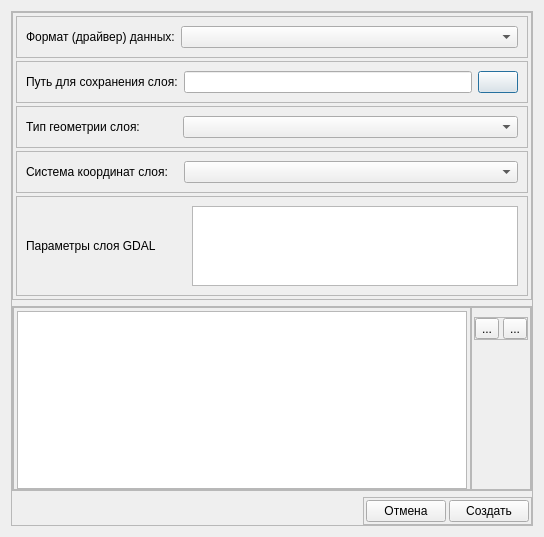
<?xml version="1.0" encoding="UTF-8"?>
<ui version="4.0">
 <class>VectorLayerCreationForm</class>
 <widget class="QDialog" name="VectorLayerCreationForm">
  <property name="geometry">
   <rect>
    <x>0</x>
    <y>0</y>
    <width>544</width>
    <height>537</height>
   </rect>
  </property>
  <property name="windowTitle">
   <string>Dialog</string>
  </property>
  <property name="styleSheet">
   <string notr="true">QFrame { margin: 0 px; padding: 0 px; }</string>
  </property>
  <layout class="QVBoxLayout" name="verticalLayout">
   <item>
    <widget class="QFrame" name="frame">
     <property name="frameShape">
      <enum>QFrame::StyledPanel</enum>
     </property>
     <property name="frameShadow">
      <enum>QFrame::Raised</enum>
     </property>
     <layout class="QVBoxLayout" name="verticalLayout_2">
      <property name="leftMargin">
       <number>0</number>
      </property>
      <property name="topMargin">
       <number>0</number>
      </property>
      <property name="rightMargin">
       <number>0</number>
      </property>
      <property name="bottomMargin">
       <number>0</number>
      </property>
      <item>
       <widget class="QFrame" name="frame_2">
        <property name="frameShape">
         <enum>QFrame::StyledPanel</enum>
        </property>
        <property name="frameShadow">
         <enum>QFrame::Raised</enum>
        </property>
        <layout class="QVBoxLayout" name="verticalLayout_3">
         <property name="spacing">
          <number>3</number>
         </property>
         <property name="leftMargin">
          <number>3</number>
         </property>
         <property name="topMargin">
          <number>3</number>
         </property>
         <property name="rightMargin">
          <number>3</number>
         </property>
         <property name="bottomMargin">
          <number>3</number>
         </property>
         <item>
          <widget class="QFrame" name="frame_7">
           <property name="styleSheet">
            <string notr="true">/* QFrame без QLabel */
QFrame:hover {
    border: 1px solid #4f4f4f;
    background-color: #2a2a2a;
}

/* Возвращаем QLabel как было */
QLabel:hover {
    border: none;
	}</string>
           </property>
           <property name="frameShape">
            <enum>QFrame::StyledPanel</enum>
           </property>
           <property name="frameShadow">
            <enum>QFrame::Raised</enum>
           </property>
           <layout class="QHBoxLayout" name="horizontalLayout_3">
            <item>
             <widget class="QLabel" name="label_4">
              <property name="text">
               <string>Формат (драйвер) данных:</string>
              </property>
             </widget>
            </item>
            <item>
             <widget class="QComboBox" name="comboBoxLayerFormat">
              <property name="sizePolicy">
               <sizepolicy hsizetype="Expanding" vsizetype="Fixed">
                <horstretch>0</horstretch>
                <verstretch>0</verstretch>
               </sizepolicy>
              </property>
             </widget>
            </item>
           </layout>
          </widget>
         </item>
         <item>
          <widget class="QFrame" name="frame_5">
           <property name="sizePolicy">
            <sizepolicy hsizetype="Expanding" vsizetype="Preferred">
             <horstretch>0</horstretch>
             <verstretch>0</verstretch>
            </sizepolicy>
           </property>
           <property name="styleSheet">
            <string notr="true">/* QFrame без QLabel */
QFrame:hover {
    border: 1px solid #4f4f4f;
    background-color: #2a2a2a;
}

/* Возвращаем QLabel как было */
QLabel:hover {
    border: none;
	}</string>
           </property>
           <property name="frameShape">
            <enum>QFrame::StyledPanel</enum>
           </property>
           <property name="frameShadow">
            <enum>QFrame::Raised</enum>
           </property>
           <layout class="QHBoxLayout" name="horizontalLayout_2">
            <item>
             <widget class="QLabel" name="label_3">
              <property name="text">
               <string>Путь для сохранения слоя:</string>
              </property>
             </widget>
            </item>
            <item>
             <widget class="QLineEdit" name="lineEditFileName"/>
            </item>
            <item alignment="Qt::AlignRight">
             <widget class="FileDialogButton" name="buttonSaveLayer">
              <property name="sizePolicy">
               <sizepolicy hsizetype="Fixed" vsizetype="Expanding">
                <horstretch>0</horstretch>
                <verstretch>0</verstretch>
               </sizepolicy>
              </property>
              <property name="maximumSize">
               <size>
                <width>60</width>
                <height>60</height>
               </size>
              </property>
              <property name="text">
               <string/>
              </property>
             </widget>
            </item>
           </layout>
          </widget>
         </item>
         <item>
          <widget class="QFrame" name="frameGeometry">
           <property name="styleSheet">
            <string notr="true">/* QFrame без QLabel */
QFrame:hover {
    border: 1px solid #4f4f4f;
    background-color: #2a2a2a;
}

/* Возвращаем QLabel как было */
QLabel:hover {
    border: none;
	}</string>
           </property>
           <property name="frameShape">
            <enum>QFrame::StyledPanel</enum>
           </property>
           <property name="frameShadow">
            <enum>QFrame::Raised</enum>
           </property>
           <layout class="QHBoxLayout" name="horizontalLayout_10">
            <item>
             <widget class="QLabel" name="label_5">
              <property name="text">
               <string>Тип геометрии слоя:</string>
              </property>
             </widget>
            </item>
            <item>
             <spacer name="horizontalSpacer_3">
              <property name="orientation">
               <enum>Qt::Horizontal</enum>
              </property>
              <property name="sizeType">
               <enum>QSizePolicy::Fixed</enum>
              </property>
              <property name="sizeHint" stdset="0">
               <size>
                <width>37</width>
                <height>20</height>
               </size>
              </property>
             </spacer>
            </item>
            <item>
             <widget class="GeometryTypeComboBox" name="comboBoxGeometry">
              <property name="sizePolicy">
               <sizepolicy hsizetype="Expanding" vsizetype="Fixed">
                <horstretch>0</horstretch>
                <verstretch>0</verstretch>
               </sizepolicy>
              </property>
             </widget>
            </item>
           </layout>
          </widget>
         </item>
         <item>
          <widget class="QFrame" name="frame_4">
           <property name="styleSheet">
            <string notr="true">/* QFrame без QLabel */
QFrame:hover {
    border: 1px solid #4f4f4f;
    background-color: #2a2a2a;
}

/* Возвращаем QLabel как было */
QLabel:hover {
    border: none;
	}</string>
           </property>
           <property name="frameShape">
            <enum>QFrame::StyledPanel</enum>
           </property>
           <property name="frameShadow">
            <enum>QFrame::Raised</enum>
           </property>
           <layout class="QHBoxLayout" name="horizontalLayout">
            <item>
             <widget class="QLabel" name="label">
              <property name="text">
               <string>Система координат слоя:</string>
              </property>
             </widget>
            </item>
            <item>
             <spacer name="horizontalSpacer_2">
              <property name="orientation">
               <enum>Qt::Horizontal</enum>
              </property>
              <property name="sizeType">
               <enum>QSizePolicy::Fixed</enum>
              </property>
              <property name="sizeHint" stdset="0">
               <size>
                <width>10</width>
                <height>20</height>
               </size>
              </property>
             </spacer>
            </item>
            <item>
             <widget class="CRSComboBox" name="comboBoxCRS">
              <property name="sizePolicy">
               <sizepolicy hsizetype="Expanding" vsizetype="Fixed">
                <horstretch>0</horstretch>
                <verstretch>0</verstretch>
               </sizepolicy>
              </property>
             </widget>
            </item>
           </layout>
          </widget>
         </item>
         <item alignment="Qt::AlignTop">
          <widget class="QFrame" name="frame_6">
           <property name="sizePolicy">
            <sizepolicy hsizetype="Preferred" vsizetype="Preferred">
             <horstretch>0</horstretch>
             <verstretch>0</verstretch>
            </sizepolicy>
           </property>
           <property name="minimumSize">
            <size>
             <width>2</width>
             <height>0</height>
            </size>
           </property>
           <property name="maximumSize">
            <size>
             <width>16777215</width>
             <height>100</height>
            </size>
           </property>
           <property name="styleSheet">
            <string notr="true">/* QFrame без QLabel */
QFrame:hover {
    border: 1px solid #4f4f4f;
    background-color: #2a2a2a;
}

/* Возвращаем QLabel как было */
QLabel:hover {
    border: none;
	
}

QTextEdit:hover {
background-color: #4f4f4f;
color: #ffffff;
border: 1px solid #656565;
border-radius: 3px;
padding: 3px;
outline: none;

}</string>
           </property>
           <property name="frameShape">
            <enum>QFrame::StyledPanel</enum>
           </property>
           <property name="frameShadow">
            <enum>QFrame::Raised</enum>
           </property>
           <layout class="QHBoxLayout" name="horizontalLayout_4">
            <item alignment="Qt::AlignLeft">
             <widget class="QLabel" name="label_2">
              <property name="sizePolicy">
               <sizepolicy hsizetype="Preferred" vsizetype="Preferred">
                <horstretch>0</horstretch>
                <verstretch>0</verstretch>
               </sizepolicy>
              </property>
              <property name="text">
               <string>Параметры слоя GDAL</string>
              </property>
              <property name="wordWrap">
               <bool>true</bool>
              </property>
             </widget>
            </item>
            <item>
             <spacer name="horizontalSpacer">
              <property name="orientation">
               <enum>Qt::Horizontal</enum>
              </property>
              <property name="sizeType">
               <enum>QSizePolicy::Fixed</enum>
              </property>
              <property name="sizeHint" stdset="0">
               <size>
                <width>30</width>
                <height>20</height>
               </size>
              </property>
             </spacer>
            </item>
            <item alignment="Qt::AlignTop">
             <widget class="QTextEdit" name="textEdit">
              <property name="sizePolicy">
               <sizepolicy hsizetype="Expanding" vsizetype="Fixed">
                <horstretch>0</horstretch>
                <verstretch>0</verstretch>
               </sizepolicy>
              </property>
             </widget>
            </item>
           </layout>
          </widget>
         </item>
        </layout>
       </widget>
      </item>
      <item>
       <widget class="QFrame" name="frame_3">
        <property name="styleSheet">
         <string notr="true"/>
        </property>
        <property name="frameShape">
         <enum>QFrame::StyledPanel</enum>
        </property>
        <property name="frameShadow">
         <enum>QFrame::Raised</enum>
        </property>
        <layout class="QHBoxLayout" name="horizontalLayout_5">
         <property name="spacing">
          <number>0</number>
         </property>
         <property name="leftMargin">
          <number>0</number>
         </property>
         <property name="topMargin">
          <number>0</number>
         </property>
         <property name="rightMargin">
          <number>0</number>
         </property>
         <property name="bottomMargin">
          <number>0</number>
         </property>
         <item>
          <widget class="QFrame" name="frame_8">
           <property name="frameShape">
            <enum>QFrame::StyledPanel</enum>
           </property>
           <property name="frameShadow">
            <enum>QFrame::Raised</enum>
           </property>
           <layout class="QHBoxLayout" name="horizontalLayout_6">
            <property name="spacing">
             <number>0</number>
            </property>
            <property name="leftMargin">
             <number>3</number>
            </property>
            <property name="topMargin">
             <number>3</number>
            </property>
            <property name="rightMargin">
             <number>3</number>
            </property>
            <property name="bottomMargin">
             <number>0</number>
            </property>
            <item>
             <widget class="QTableWidget" name="tableWidgetAttributes"/>
            </item>
           </layout>
          </widget>
         </item>
         <item>
          <widget class="QFrame" name="frame_9">
           <property name="styleSheet">
            <string notr="true">QFrame{border: none};</string>
           </property>
           <property name="frameShape">
            <enum>QFrame::StyledPanel</enum>
           </property>
           <property name="frameShadow">
            <enum>QFrame::Raised</enum>
           </property>
           <layout class="QHBoxLayout" name="horizontalLayout_7">
            <property name="spacing">
             <number>6</number>
            </property>
            <property name="leftMargin">
             <number>2</number>
            </property>
            <property name="topMargin">
             <number>9</number>
            </property>
            <property name="rightMargin">
             <number>2</number>
            </property>
            <property name="bottomMargin">
             <number>9</number>
            </property>
            <item alignment="Qt::AlignTop">
             <widget class="QFrame" name="frame_10">
              <property name="frameShape">
               <enum>QFrame::StyledPanel</enum>
              </property>
              <property name="frameShadow">
               <enum>QFrame::Raised</enum>
              </property>
              <layout class="QHBoxLayout" name="horizontalLayout_8">
               <property name="spacing">
                <number>4</number>
               </property>
               <property name="leftMargin">
                <number>0</number>
               </property>
               <property name="topMargin">
                <number>0</number>
               </property>
               <property name="rightMargin">
                <number>0</number>
               </property>
               <property name="bottomMargin">
                <number>0</number>
               </property>
               <item>
                <widget class="QToolButton" name="toolButtonAddAttribute">
                 <property name="text">
                  <string>...</string>
                 </property>
                 <property name="icon">
                  <iconset resource="../icons.qrc">
                   <normaloff>:/images/icons/common/add_icon_black_with_border.png</normaloff>:/images/icons/common/add_icon_black_with_border.png</iconset>
                 </property>
                 <property name="iconSize">
                  <size>
                   <width>20</width>
                   <height>20</height>
                  </size>
                 </property>
                </widget>
               </item>
               <item>
                <widget class="QToolButton" name="toolButtonRemoveAttribute">
                 <property name="text">
                  <string>...</string>
                 </property>
                 <property name="icon">
                  <iconset resource="../icons.qrc">
                   <normaloff>:/images/icons/common/remove_icon_black_bin.png</normaloff>:/images/icons/common/remove_icon_black_bin.png</iconset>
                 </property>
                 <property name="iconSize">
                  <size>
                   <width>20</width>
                   <height>20</height>
                  </size>
                 </property>
                </widget>
               </item>
              </layout>
             </widget>
            </item>
           </layout>
          </widget>
         </item>
        </layout>
       </widget>
      </item>
      <item alignment="Qt::AlignRight">
       <widget class="QFrame" name="frame_11">
        <property name="sizePolicy">
         <sizepolicy hsizetype="Maximum" vsizetype="Preferred">
          <horstretch>0</horstretch>
          <verstretch>0</verstretch>
         </sizepolicy>
        </property>
        <property name="styleSheet">
         <string notr="true">QFrame{border: none};</string>
        </property>
        <property name="frameShape">
         <enum>QFrame::StyledPanel</enum>
        </property>
        <property name="frameShadow">
         <enum>QFrame::Raised</enum>
        </property>
        <layout class="QHBoxLayout" name="horizontalLayout_9">
         <property name="spacing">
          <number>3</number>
         </property>
         <property name="leftMargin">
          <number>2</number>
         </property>
         <property name="topMargin">
          <number>2</number>
         </property>
         <property name="rightMargin">
          <number>2</number>
         </property>
         <property name="bottomMargin">
          <number>2</number>
         </property>
         <item alignment="Qt::AlignRight">
          <widget class="QPushButton" name="pushButtonCancel">
           <property name="text">
            <string>Отмена</string>
           </property>
          </widget>
         </item>
         <item alignment="Qt::AlignRight">
          <widget class="QPushButton" name="pushButtonCreateLayer">
           <property name="text">
            <string>Создать</string>
           </property>
           <property name="icon">
            <iconset resource="../icons.qrc">
             <normaloff>:/images/icons/addLayer.png</normaloff>:/images/icons/addLayer.png</iconset>
           </property>
           <property name="iconSize">
            <size>
             <width>20</width>
             <height>20</height>
            </size>
           </property>
          </widget>
         </item>
        </layout>
       </widget>
      </item>
     </layout>
    </widget>
   </item>
  </layout>
 </widget>
 <customwidgets>
  <customwidget>
   <class>CRSComboBox</class>
   <extends>QComboBox</extends>
   <header>crscombobox.h</header>
  </customwidget>
  <customwidget>
   <class>FileDialogButton</class>
   <extends>QPushButton</extends>
   <header>filedialogbutton.h</header>
  </customwidget>
  <customwidget>
   <class>GeometryTypeComboBox</class>
   <extends>QComboBox</extends>
   <header>geometrytypecombobox.h</header>
  </customwidget>
 </customwidgets>
 <resources>
  <include location="../icons.qrc"/>
 </resources>
 <connections/>
</ui>
